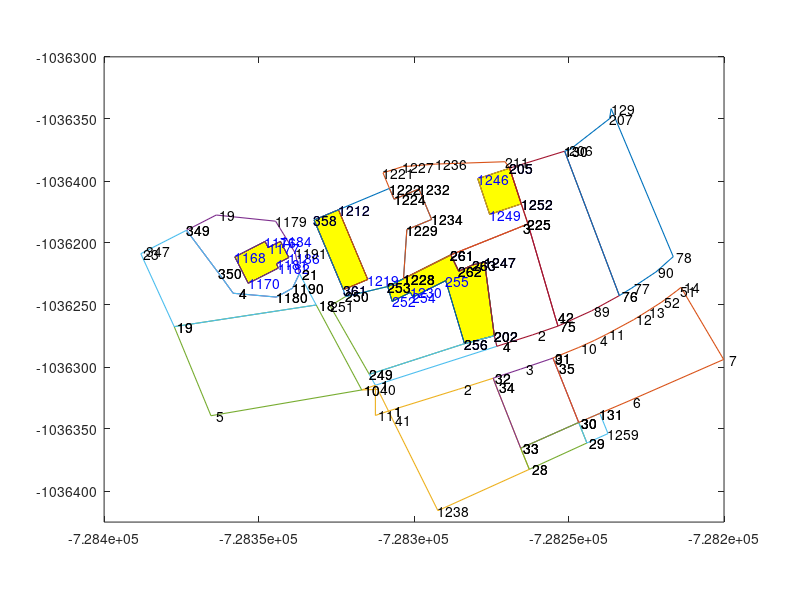

Here is the MATLAB script that generated this plot:
%%%%%%%%%%%%%%  E X P O R T    A L L  %%%%%%%%%%%%%%%%%%%%%%
close all, clear all
fsize = 10;
lw_pc = 0.8;
lw_bu = 0.2;
no_bd = 16;
no_bu = 4;
no_co = 0;

%% No of boundary: 16
%% No of building: 4
%% No of coordset: 0

%%%% Budova id=824950209 na na parcele "6/1" :1

BU{1} = [
    1228  728303.38   1036271.50
     253  728308.49   1036274.06
     252  728307.05   1036278.86
    1230  728301.17   1036275.92
     254  728300.40   1036277.46
     255  728289.79   1036272.15
     256  728283.77   1036292.51
     202  728274.14   1036289.94
    1247  728277.25   1036266.18
     263  728280.99   1036267.09
     262  728285.55   1036269.15
     261  728288.14   1036263.85
    1228  728303.38   1036271.50
];
%%--------------------------------------------------------
%%%% Budova id=825057209 na na parcele "7/1" :1

BU{2} = [
     358  728332.26   1036252.65
    1212  728324.38   1036249.34
    1219  728314.94   1036271.80
     361  728322.82   1036275.11
     358  728332.26   1036252.65
];
%%--------------------------------------------------------
%%%% Budova id=825056209 na na parcele "5" :1

BU{3} = [
    1246  728279.44   1036239.24
     205  728269.21   1036235.87
    1252  728265.40   1036247.43
    1249  728275.63   1036250.81
    1246  728279.44   1036239.24
];
%%--------------------------------------------------------
%%%% Budova id=825035209 na na parcele "11" :1

BU{4} = [
    1186  728340.40   1036264.71
    1181  728344.39   1036266.75
    1182  728343.73   1036268.05
    1170  728353.47   1036273.02
    1168  728357.83   1036264.50
    1176  728348.09   1036259.52
    1177  728347.06   1036261.53
    1184  728343.06   1036259.49
    1186  728340.40   1036264.71
];
%%--------------------------------------------------------
%%%% Hranice parcely  "6/1" (st.)      op_id=3094436209

BD{1} = [
     251  728327.07   1036280.33
     250  728322.04   1036277.23
     253  728308.49   1036274.06
    1228  728303.38   1036271.50
     261  728288.14   1036263.85
     262  728285.55   1036269.15
     263  728280.99   1036267.09
    1247  728277.25   1036266.18
     202  728274.14   1036289.94
     256  728283.77   1036292.51
     249  728314.46   1036302.35
     251  728327.07   1036280.33
];
%%--------------------------------------------------------
%%%% Hranice parcely  "284" (poz.)     op_id=29603396010

BD{2} = [
       4  728273.22   1036293.30
       1  728312.43   1036305.96
     249  728314.46   1036302.35
     256  728283.77   1036292.51
     202  728274.14   1036289.94
       4  728273.22   1036293.30
];
%%--------------------------------------------------------
%%%% Hranice parcely  "13/1" (poz.)     op_id=3094658209

BD{3} = [
     263  728280.99   1036267.09
     262  728285.55   1036269.15
     261  728288.14   1036263.85
       3  728266.68   1036255.25
     225  728263.27   1036253.89
      42  728254.51   1036283.72
      75  728253.59   1036286.84
       2  728261.78   1036289.61
       4  728273.22   1036293.30
     202  728274.14   1036289.94
    1247  728277.25   1036266.18
     263  728280.99   1036267.09
];
%%--------------------------------------------------------
%%%% Hranice parcely  "7/1" (st.)      op_id=3094438209

BD{4} = [
    1229  728302.34   1036255.71
    1228  728303.38   1036271.50
     253  728308.49   1036274.06
     250  728322.04   1036277.23
     361  728322.82   1036275.11
     358  728332.26   1036252.65
    1212  728324.38   1036249.34
    1222  728307.92   1036242.42
    1224  728306.44   1036245.94
    1232  728298.44   1036242.59
    1234  728294.33   1036252.35
    1229  728302.34   1036255.71
];
%%--------------------------------------------------------
%%%% Hranice parcely  "5" (st.)      op_id=3094435209

BD{5} = [
     211  728270.64   1036233.73
     205  728269.21   1036235.87
    1252  728265.40   1036247.43
     225  728263.27   1036253.89
       3  728266.68   1036255.25
     261  728288.14   1036263.85
    1228  728303.38   1036271.50
    1229  728302.34   1036255.71
    1234  728294.33   1036252.35
    1232  728298.44   1036242.59
    1224  728306.44   1036245.94
    1222  728307.92   1036242.42
    1221  728310.03   1036237.40
    1227  728303.76   1036235.35
    1236  728292.98   1036234.57
     211  728270.64   1036233.73
];
%%--------------------------------------------------------
%%%% Hranice parcely  "2/1" (poz.)     op_id=55741459010

BD{6} = [
    1238  728292.31   1036346.36
      28  728262.80   1036332.99
      33  728265.56   1036326.16
      34  728273.39   1036306.47
      32  728274.53   1036303.60
       2  728285.75   1036307.23
       1  728308.27   1036314.22
      41  728306.92   1036316.97
    1238  728292.31   1036346.36
];
%%--------------------------------------------------------
%%%% Hranice parcely  "2/2" (poz.)     op_id=55741460010

BD{7} = [
      32  728274.53   1036303.60
      34  728273.39   1036306.47
      33  728265.56   1036326.16
      30  728246.90   1036317.95
      35  728253.93   1036300.28
      31  728255.18   1036297.13
       9  728256.17   1036297.53
       3  728265.64   1036300.73
      32  728274.53   1036303.60
];
%%--------------------------------------------------------
%%%% Hranice parcely  "2/3" (poz.)     op_id=55741461010

BD{8} = [
      28  728262.80   1036332.99
      29  728244.23   1036324.57
      30  728246.90   1036317.95
      33  728265.56   1036326.16
      28  728262.80   1036332.99
];
%%--------------------------------------------------------
%%%% Hranice parcely  "2/4" (poz.)     op_id=55741458010

BD{9} = [
      29  728244.23   1036324.57
    1259  728237.43   1036321.49
     131  728240.07   1036315.01
      30  728246.90   1036317.95
      29  728244.23   1036324.57
];
%%--------------------------------------------------------
%%%% Hranice parcely  "23/2" (poz.)     op_id=3094668209

BD{10} = [
    1252  728265.40   1036247.43
     205  728269.21   1036235.87
     130  728251.41   1036230.43
      76  728233.74   1036276.96
      89  728242.78   1036281.88
      75  728253.59   1036286.84
      42  728254.51   1036283.72
     225  728263.27   1036253.89
    1252  728265.40   1036247.43
];
%%--------------------------------------------------------
%%%% Hranice parcely  "23/3" (poz.)     op_id=51484094010

BD{11} = [
      76  728233.74   1036276.96
      77  728229.74   1036274.53
      90  728221.96   1036269.31
      78  728216.36   1036264.42
     129  728236.43   1036216.67
     207  728236.92   1036219.88
     206  728249.75   1036229.92
     130  728251.41   1036230.43
      76  728233.74   1036276.96
];
%%--------------------------------------------------------
%%%% Hranice parcely  "23/6" (poz.)     op_id=51484097010

BD{12} = [
       6  728231.02   1036311.15
       7  728200.12   1036297.60
      14  728213.87   1036274.33
      51  728215.16   1036275.40
      52  728220.00   1036279.03
      13  728225.11   1036282.25
      12  728229.10   1036284.67
      11  728237.87   1036289.48
       4  728241.83   1036291.44
      10  728246.90   1036293.77
      31  728255.18   1036297.13
      35  728253.93   1036300.28
      30  728246.90   1036317.95
     131  728240.07   1036315.01
       6  728231.02   1036311.15
];
%%--------------------------------------------------------
%%%% Hranice parcely  "178/4" (poz.)     op_id=57723612010

BD{13} = [
      11  728312.46   1036315.63
       1  728312.43   1036305.96
      10  728316.85   1036307.46
      40  728311.70   1036307.25
       1  728308.27   1036314.22
      11  728312.46   1036315.63
];
%%--------------------------------------------------------
%%%% Hranice parcely  "11" (st.)      op_id=3094442209

BD{14} = [
     349  728373.35   1036255.88
      19  728363.79   1036250.97
    1179  728344.66   1036253.01
    1191  728338.31   1036263.25
      21  728336.97   1036269.90
    1190  728339.23   1036274.65
    1180  728344.42   1036277.46
       4  728358.32   1036276.20
     350  728363.07   1036269.77
     349  728373.35   1036255.88
];
%%--------------------------------------------------------
%%%% Hranice parcely  "4/11" (poz.)     op_id=19529671010

BD{15} = [
       5  728365.50   1036315.67
      19  728377.37   1036286.98
      18  728331.59   1036280.03
      10  728316.85   1036307.46
       5  728365.50   1036315.67
];
%%--------------------------------------------------------
%%%% Hranice parcely  "4/10" (poz.)     op_id=3924931209

BD{16} = [
      19  728377.37   1036286.98
      23  728388.15   1036263.48
     347  728386.38   1036262.57
     349  728373.35   1036255.88
     350  728363.07   1036269.77
       4  728358.32   1036276.20
    1180  728344.42   1036277.46
    1190  728339.23   1036274.65
      21  728336.97   1036269.90
      18  728331.59   1036280.03
      19  728377.37   1036286.98
];
%%--------------------------------------------------------
figure;
hold on
set(gca,'box','on')
for k = 1:no_bu
   fill( -BU{k}(:,2), -BU{k}(:,3), 'y', 'linewidth', lw_bu);
   plot( -BU{k}(:,2), -BU{k}(:,3), 'linewidth', lw_bu);
end;
for k = 1:no_bd
   plot( -BD{k}(:,2), -BD{k}(:,3), 'linewidth', lw_pc);
end
daspect([1 1 1]);
for k = 1:no_bu
   for bod = 1 : (size(BU{k},1)-1)  %% last=first
      text(-BU{k}(bod,2), -BU{k}(bod,3), sprintf('%3d', BU{k}(bod,1)), 'color', 'b', 'fontsize',fsize);
   end
end
for k = 1:no_bd
   for bod = 1 : (size(BD{k},1)-1)  %% last=first
      text(-BD{k}(bod,2), -BD{k}(bod,3), sprintf('%3d', BD{k}(bod,1)), 'fontsize',fsize);
   end
end

%%---------------------------------------------------
yticks = get (gca, 'ytick');
ylabels = arrayfun (@(x) sprintf ('%.0f', x), yticks, 'uniformoutput', false);
set (gca, 'yticklabel', ylabels)

%% print -dpdfwrite -r300 -landscape -F:5 t3.pdf
set(gcf,'paperorientation','landscape')
set(gca,'ylim',[-1036350 -1036200])

%%%%%%%%%%%%%%%%%%%%%%%%%%%%%%%%%%%%%%%%%%%%%%%%%%%%%%%%%%%%%%%%%%%%
%print -dpdfwrite -r300 -landscape -F:5 tX.pdf